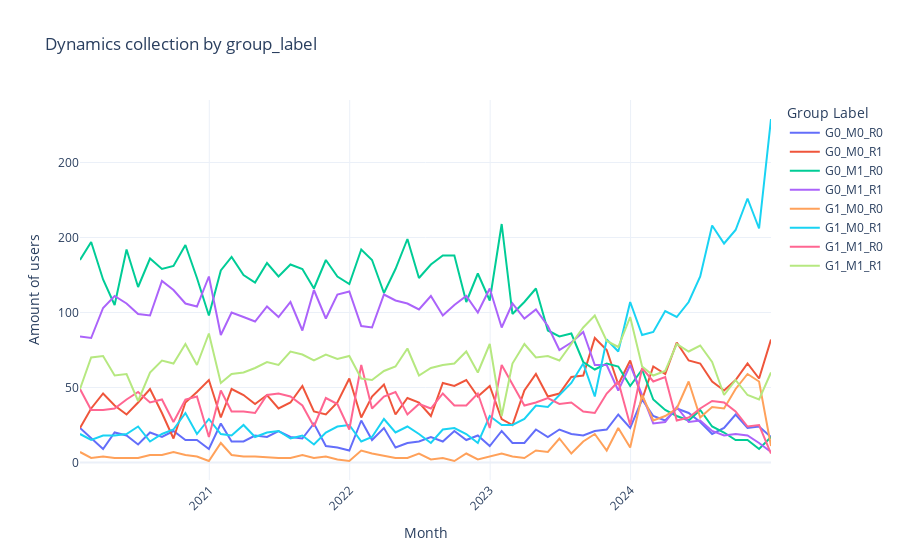

Notebook code for this chart:
### Code cell
import plotly.express as px

tmp = (
    cl[['month_end', 'group_label', 'user_id']]
    .groupby(['month_end', 'group_label'])
    .agg(count=('user_id', 'count'))
    .reset_index()
)

fig = px.line(
    tmp,
    x='month_end',
    y='count',
    color='group_label',
    title='Dynamics collection by group_label',
    labels={'month_end': 'Month', 'count': 'Amount of users'},
    line_shape='linear'  # Можно заменить на 'spline' для сглаживания
)

fig.update_layout(
    legend_title_text='Group Label',
    yaxis_tickformat='.1s',  # Научный формат, например: 1.0k, 1.0M
    xaxis_tickangle=-45,
    template='plotly_white'
)

fig.show()
